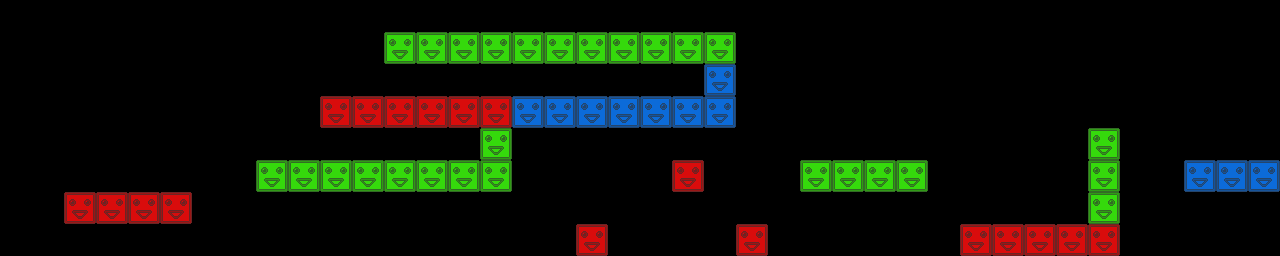

This is a level from a 2D game, rendered from its Tiled map with the project's own tilesets. A one-line summary and the map file follow, with tile-layer data summarised:
An orthogonal 40x8 tile map with 32x32 px tiles, 3 tile layers (red, green, blue) and 8 objects.

<map version="1.0" orientation="orthogonal" renderorder="right-down" width="40" height="8" tilewidth="32" tileheight="32">
 <tileset firstgid="1" name="blocks" tilewidth="32" tileheight="32">
  <image source="blocks.png" width="96" height="32" />
 </tileset>
 <layer name="red" width="40" height="8">
  <data>[320 cells, 18 non-empty, 1 distinct tile ids]</data>
 </layer>
 <layer name="green" width="40" height="8">
  <data>[320 cells, 27 non-empty, 1 distinct tile ids]</data>
 </layer>
 <layer name="blue" width="40" height="8">
  <data>[320 cells, 11 non-empty, 1 distinct tile ids]</data>
 </layer>
 <objectgroup name="crystals">
  <object x="150" y="169">
   <ellipse />
  </object>
  <object x="484" y="85">
   <ellipse />
  </object>
  <object x="747" y="205">
   <ellipse />
  </object>
  <object x="853" y="128">
   <ellipse />
  </object>
  <object x="1020" y="180">
   <ellipse />
  </object>
 </objectgroup>
 <objectgroup name="spikes">
  <object x="603" y="85">
   <ellipse />
  </object>
  <object x="336" y="147">
   <ellipse />
  </object>
  <object x="1057" y="210">
   <ellipse />
  </object>
 </objectgroup>
</map>
